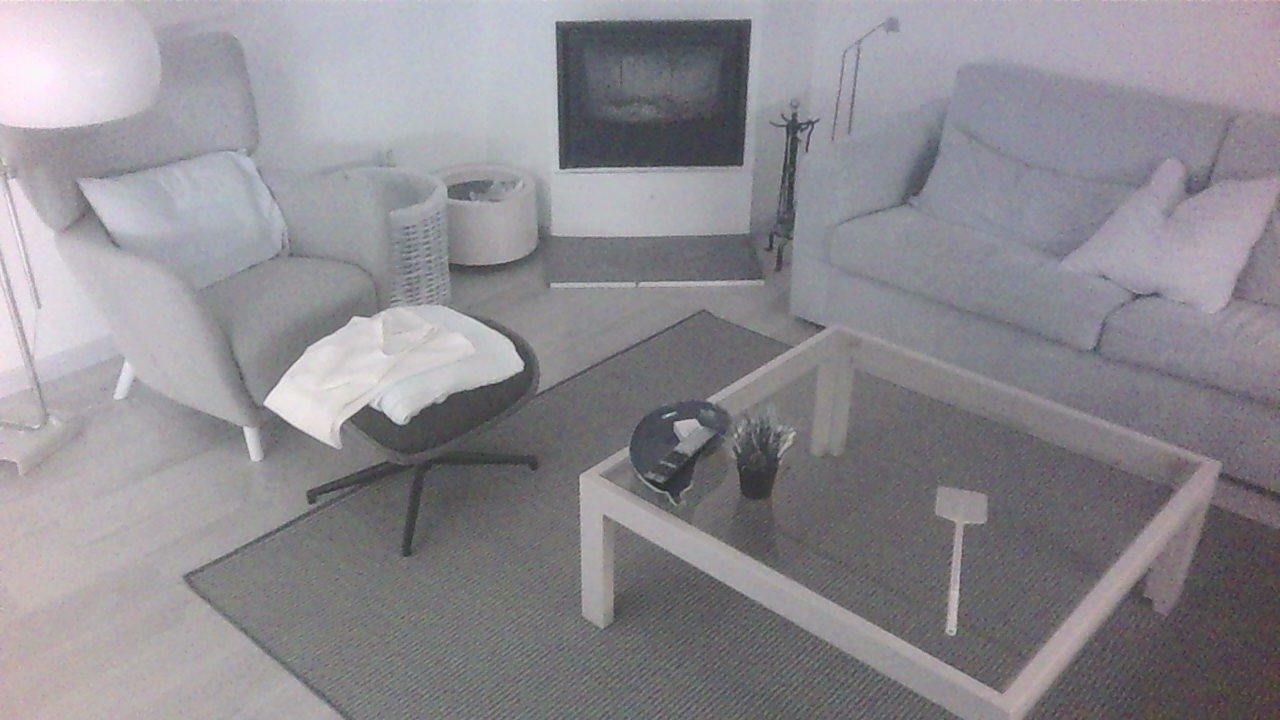
#> input picture ros2_ws/tests/stereo-calibration/cam1.jpg, 1280 x 720 px
$ python feature_detection.py
#> lines starting #> are read from the running program, lines starting #| are printed output that depends on the picture
import cv2
import numpy as np
import matplotlib.pyplot as plt


def resize_image(img, target_size):
    return cv2.resize(
        img, (target_size[1], target_size[0]), interpolation=cv2.INTER_LINEAR
    )


def equalize_histogram(img):
    return cv2.equalizeHist(img)


def detect_and_match_features(img1, img2):
    # Initialize ORB detector
    orb = cv2.ORB_create(500)

    # Detect keypoints and descriptors with ORB
    keypoints1, descriptors1 = orb.detectAndCompute(img1, None)
    keypoints2, descriptors2 = orb.detectAndCompute(img2, None)

    # Create BFMatcher object
    bf = cv2.BFMatcher(cv2.NORM_HAMMING, crossCheck=True)

    # Match descriptors
    matches = bf.match(descriptors1, descriptors2)

    # Sort them in the order of their distance
    matches = sorted(matches, key=lambda x: x.distance)

    # Draw matches
    img_matches = cv2.drawMatches(
        img1,
        keypoints1,
        img2,
        keypoints2,
        matches[:50],
        None,
        flags=cv2.DrawMatchesFlags_NOT_DRAW_SINGLE_POINTS,
    )

    return keypoints1, keypoints2, matches, img_matches


# Load the images
img1 = cv2.imread("cam1.jpg", cv2.IMREAD_GRAYSCALE)
#> img1: shape (720, 1280); min 35, max 247, mean 140
img2 = cv2.imread("cam2.jpg", cv2.IMREAD_GRAYSCALE)
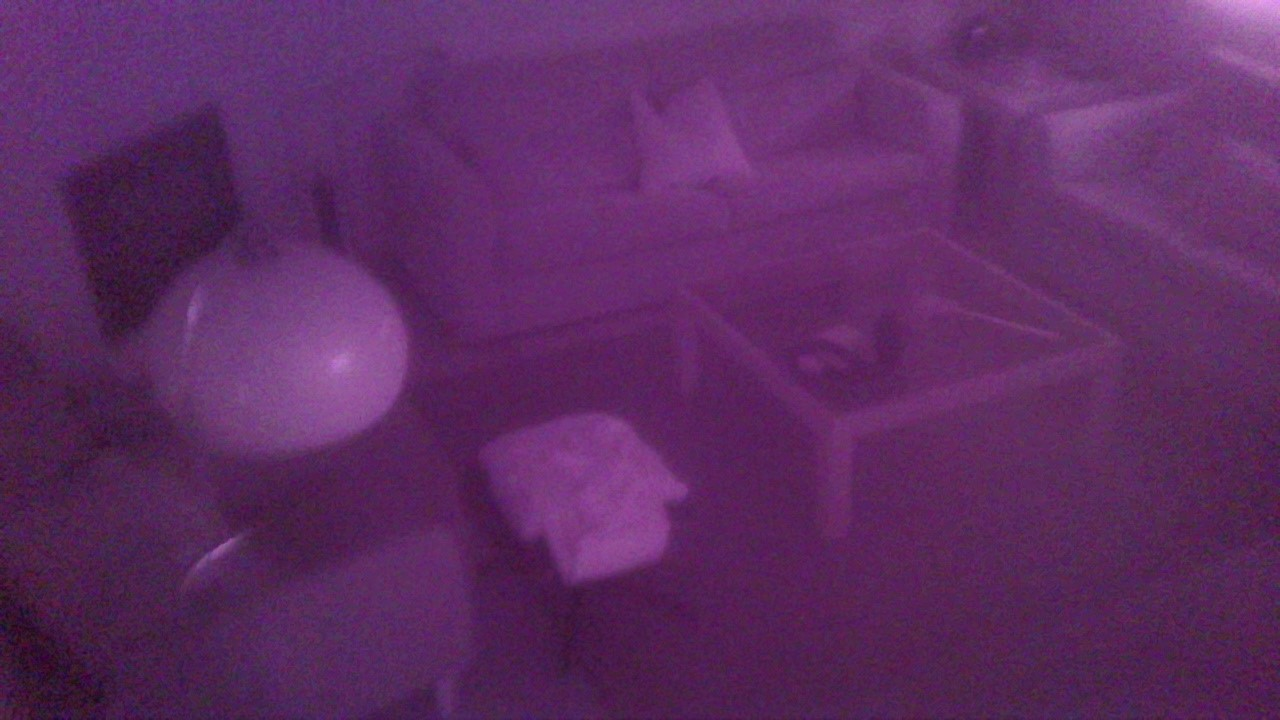
#> input picture ros2_ws/tests/stereo-calibration/cam2.jpg, 1280 x 720 px
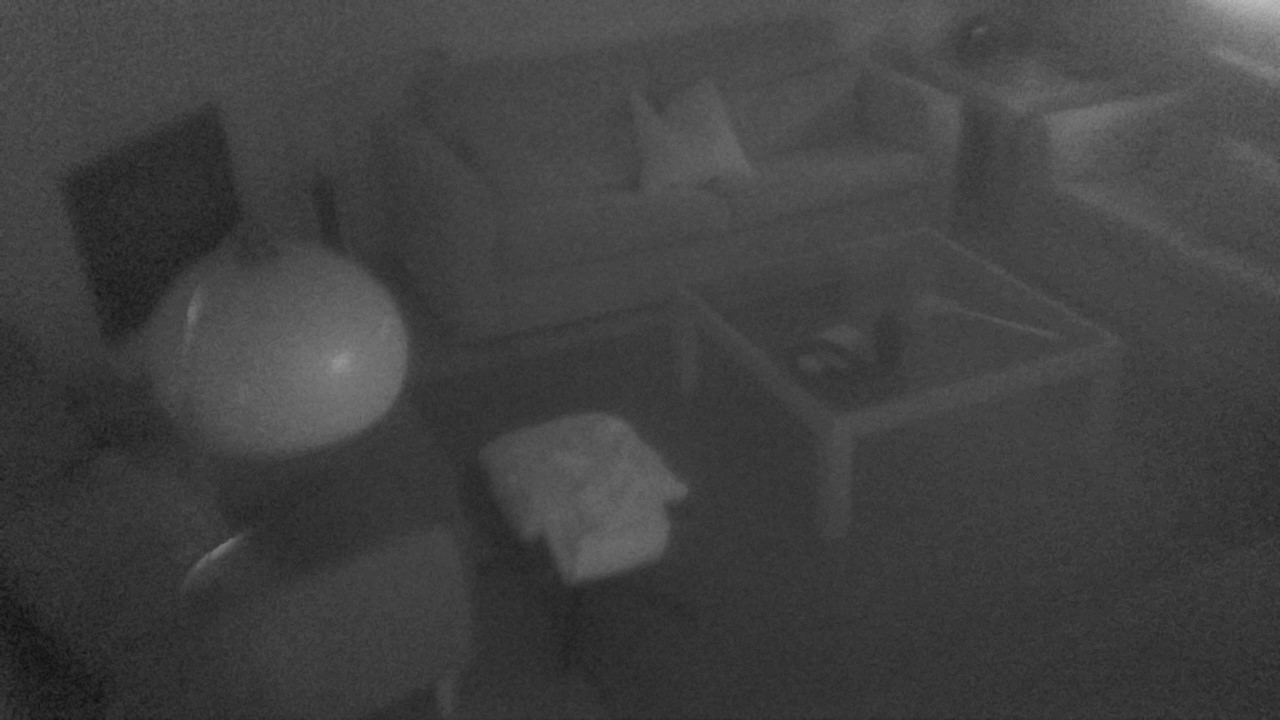
#> img2: shape (720, 1280); min 16, max 191, mean 65

# Preprocess the images
target_size = img2.shape  # Resize img1 to match the size of img2
#> target_size = (720, 1280)

img1_pre = equalize_histogram(img1)
#> in equalize_histogram, `return cv2.equalizeHist(img)`:
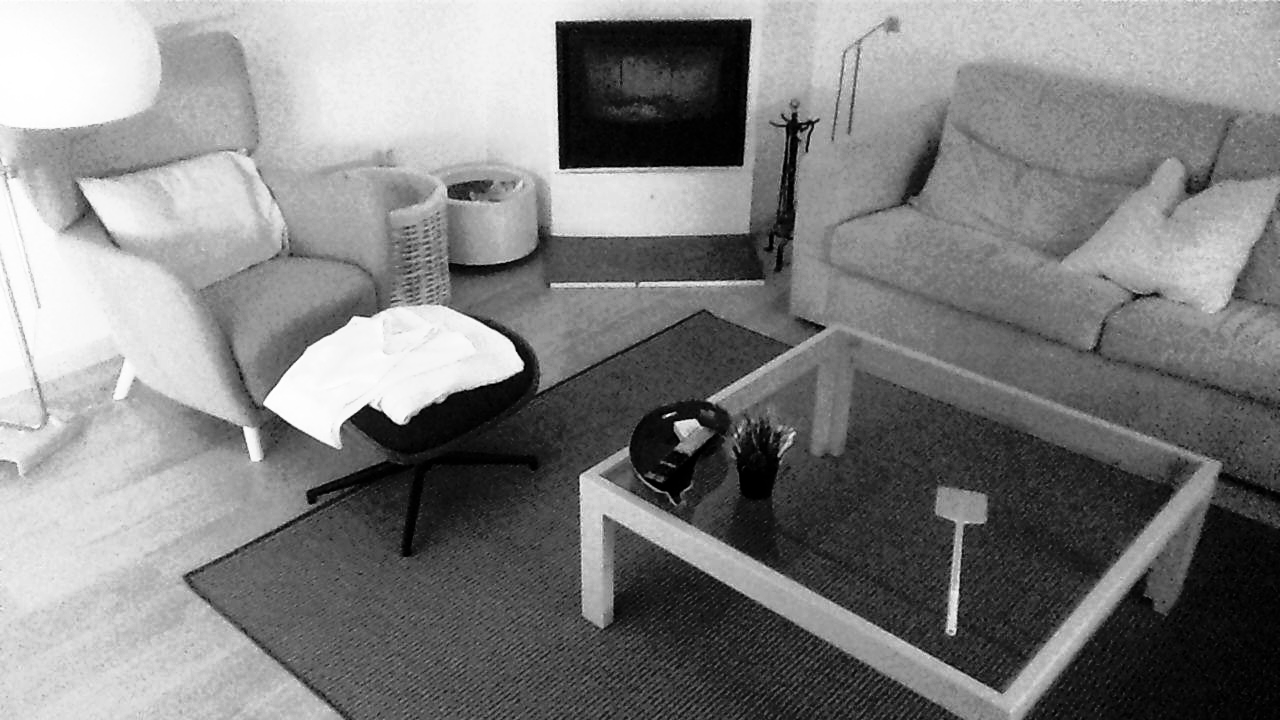
#> returned value: shape (720, 1280); min 0, max 255, mean 128.5
img1_pre = resize_image(img1_pre, target_size)


img2_eq = equalize_histogram(img2)
#> in equalize_histogram (call 2), `return cv2.equalizeHist(img)`:
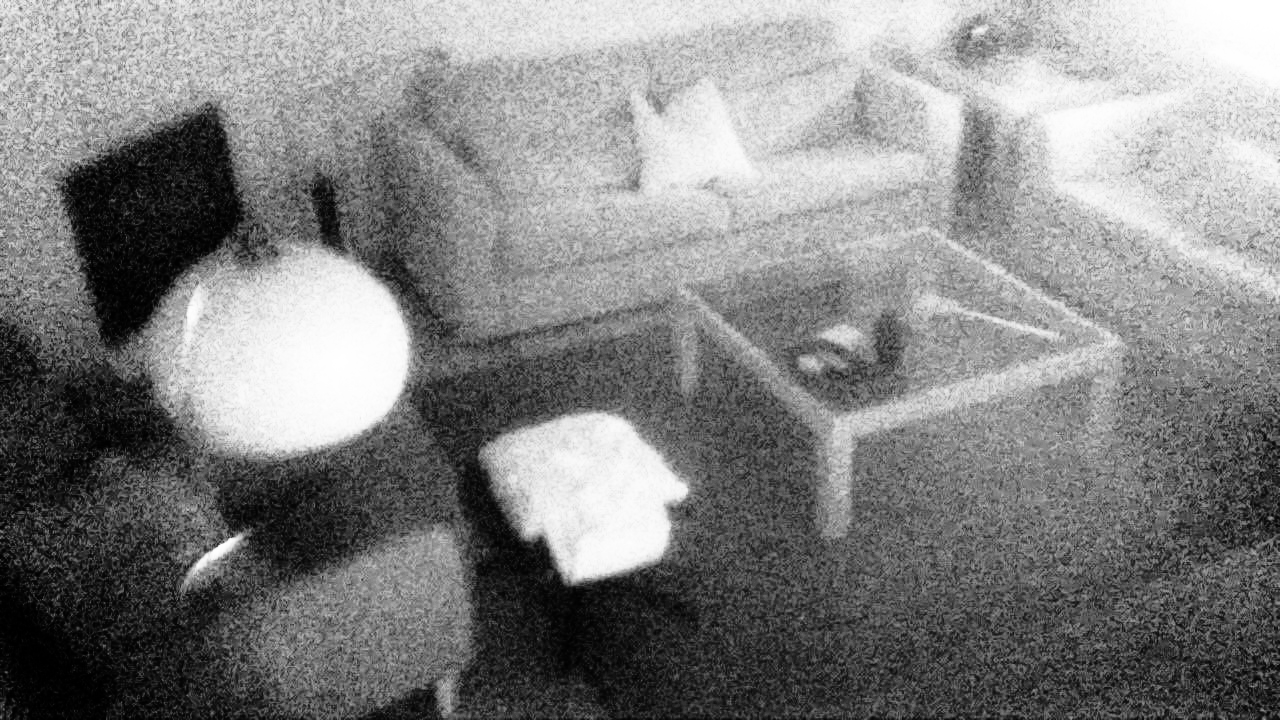
#> returned value: shape (720, 1280); min 0, max 255, mean 130.1
# img2_med = cv2.medianBlur(img2_eq, 3)
# img2_prep = cv2.GaussianBlur(img2_med, (5,5), 0)
img2_prep = cv2.bilateralFilter(img2_eq, 11, 0, 0)


comp = cv2.resize(cv2.hconcat((img2, img2_eq, img2_prep)), (0, 0), fx=0.5, fy=0.5)
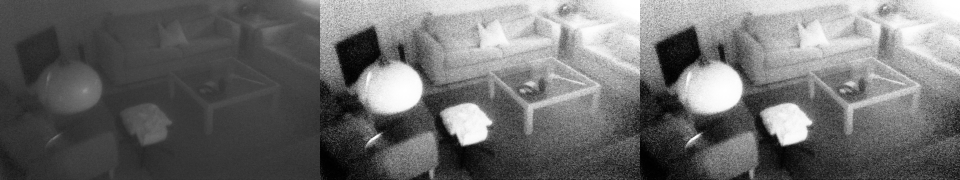
#> comp: shape (360, 1920) (shown at 1/2 size); min 0, max 255, mean 108.5
cv2.imshow("comparison", comp)

keypoints1, keypoints2, matches, img_matches = detect_and_match_features(
    img1_pre, img2_prep
)
#> in detect_and_match_features, `keypoints1, descriptors1 = orb.detectAndCompute(img1, None)`: keypoints1 = 500 keypoints; strongest (x, y, size): (520, 364, 92.6), (516, 365, 111.1), (560, 168, 31), (676, 424, 31)
#> in detect_and_match_features, `keypoints2, descriptors2 = orb.detectAndCompute(img2, None)`: keypoints2 = 500 keypoints; strongest (x, y, size): (537, 537, 111.1), (570, 577, 111.1), (540, 537, 92.6), (233, 537, 111.1)
#> in detect_and_match_features, `matches = bf.match(descriptors1, descriptors2)`: matches = 106 matches
#> matches = 106 matches

img_matches = cv2.resize(img_matches, (0, 0), fx=0.5, fy=0.5)
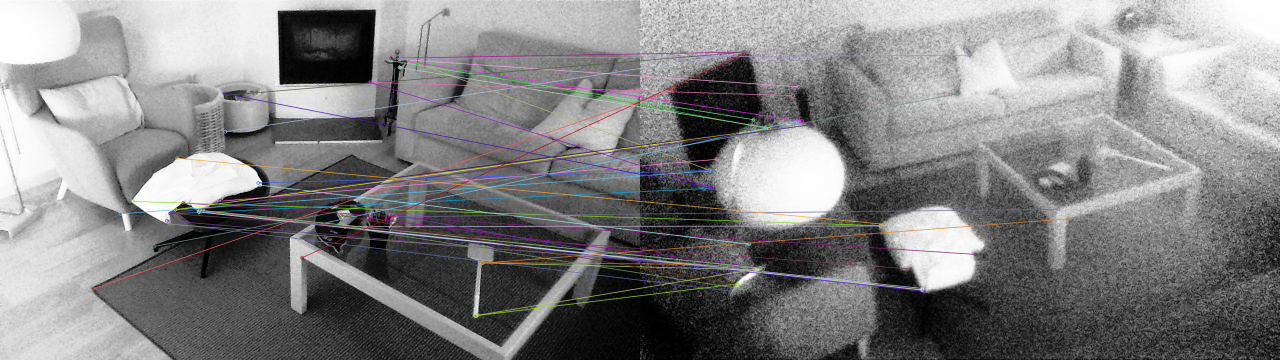
#> img_matches: shape (360, 1280, 3); mean of channels 0, 1, 2 131.3, 130.8, 131.4; drawn as B, G, R
# Show the matches
cv2.imshow("Matches", img_matches)
cv2.waitKey(0)
cv2.destroyAllWindows()
